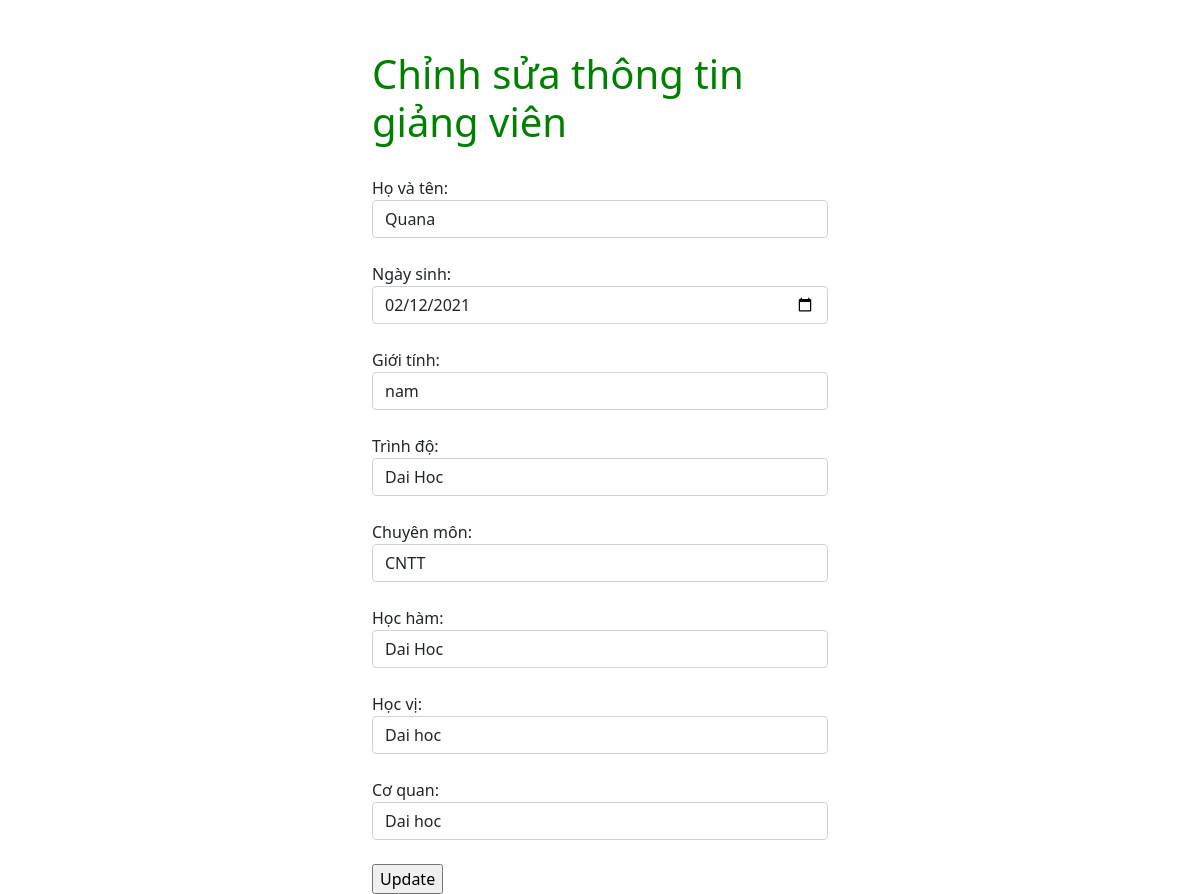
Screenshot of /index.php?act=edit&magv=4 with the database file from the repository.
### tables this page shows
CREATE TABLE `giangvien` (
  `magv` int(11) NOT NULL,
  `hovaten` varchar(255) DEFAULT NULL,
  `ngaysinh` date DEFAULT NULL,
  `gioitinh` varchar(10) DEFAULT NULL,
  `trinhdo` varchar(255) DEFAULT NULL,
  `chuyenmon` varchar(255) DEFAULT NULL,
  `hocham` varchar(255) DEFAULT NULL,
  `hocvi` varchar(255) DEFAULT NULL,
  `coquan` varchar(255) DEFAULT NULL
);

### controller/controller.php (called while the page is built, shortened)
<?php
    require_once 'model/model.php';
    class controller{
        public function edit() {
            $magv = $_GET['magv'];
            $giangvienModel = new model();
            $giangvien = $giangvienModel->getgiangvienById($magv);
            require_once 'view/GiangVien/edit.php';
        }
    }
?>

### index.php (called while the page is built, shortened)
<?php
    require_once "controller/controller.php";
    $object = new controller();
    $object->$action();
?>

### model/model.php (called while the page is built, shortened)
<?php
class model {
    public function getgiangvienById($magv = null) {
        $connection = $this->connectDb();
        $querySelect = "SELECT * FROM giangvien WHERE magv=$magv";
        $results = mysqli_query($connection, $querySelect);
        $giangvien = [];
        if (mysqli_num_rows($results) > 0) {
            $giangviens = mysqli_fetch_all($results, MYSQLI_ASSOC);
            $giangvien = $giangviens[0];
        }
        return $giangvien;
    }
    public function connectDb() {
        $connection = mysqli_connect(DB_HOST,
            DB_USERNAME, DB_PASSWORD, DB_NAME);
        return $connection;
    }
}

### view/Giangvien/edit.php (the view, shortened to what this page needs)
<?php
    require "header.php";
?>
<div style = "width:40%" class="container">
    <h1 style="display: flex;align-items: center;justify-content: center;margin-bottom:30px;margin-top:50px;color:green">Chỉnh sửa thông tin giảng viên</h1>
<form action="" method="post">
Họ và tên:
    <input class="form-control" type="text"
           name="hovaten"
           value="<?php
           echo isset($_POST['hovaten']) ? $_POST['hovaten'] : $giangvien['hovaten']?>"
    />
    <br />
    Ngày sinh:
    <input class="form-control" type="date"
           name="ngaysinh"
           value="<?php
           echo isset($_POST['ngaysinh']) ? $_POST['ngaysinh'] : $giangvien['ngaysinh']?>"
    />
    <br />
    Giới tính:
    <input class="form-control" type="text"
           name="gioitinh"
           value="<?php
           echo isset($_POST['gioitinh']) ? $_POST['gioitinh'] : $giangvien['gioitinh']?>"
    />
    <br />
    Trình độ:
    <input class="form-control" type="text"
           name="trinhdo"
           value="<?php
           echo isset($_POST['trinhdo']) ? $_POST['trinhdo'] : $giangvien['trinhdo']?>"
    />
    <br />
    Chuyên môn:
    <input class="form-control" type="text"
           name="chuyenmon"
           value="<?php
           echo isset($_POST['chuyenmon']) ? $_POST['chuyenmon'] : $giangvien['chuyenmon']?>"
    />
    <br />
    Học hàm:
    <input class="form-control" type="text"
           name="hocham"
           value="<?php
           echo isset($_POST['hocham']) ? $_POST['hocham'] : $giangvien['hocham']?>"
    />
    <br />
    Học vị:
    <input class="form-control" type="text"
           name="hocvi"
           value="<?php
           echo isset($_POST['hocvi']) ? $_POST['hocvi'] : $giangvien['hocvi']?>"
    />
    <br />
    Cơ quan:
    <input class="form-control" type="text"
           name="coquan"
           value="<?php
           echo isset($_POST['coquan']) ? $_POST['coquan'] : $giangvien['coquan']?>"
    />
    <br />
    <input type="submit" name="submit" value="Update" />
</form>
</div>

### rows the page displays
giangvien: hovaten "Quana", ngaysinh "02/12/2021", gioitinh "nam", trinhdo "Dai Hoc", chuyenmon "CNTT", hocham "Dai Hoc", hocvi "Dai hoc", coquan "Dai hoc"
